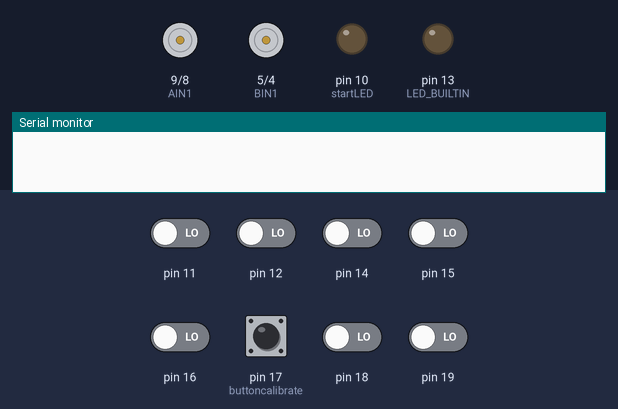
Bench run of a sketch on a simulated Arduino Uno, built with avr-gcc and run on an emulated ATmega328P. Parts: motor-driver pin pairs drawn as motors (green arrow = first pin HIGH = forward, orange = second pin HIGH = backward, longer = more drive, scaled by the enable pin), output pins drawn as LEDs (lit = HIGH), the last lines printed to the serial monitor. The inputs (shaded band) are chosen by the test bench; at power-on: pin 11, pin 12, pin 14–16, pin 17 (buttoncalibrate), pin 18, pin 19 LOW.

Above: at 1.3 s.
1.4 s: pin 17 (buttoncalibrate) pulled HIGH for 0.15 s
At 2.5 s:
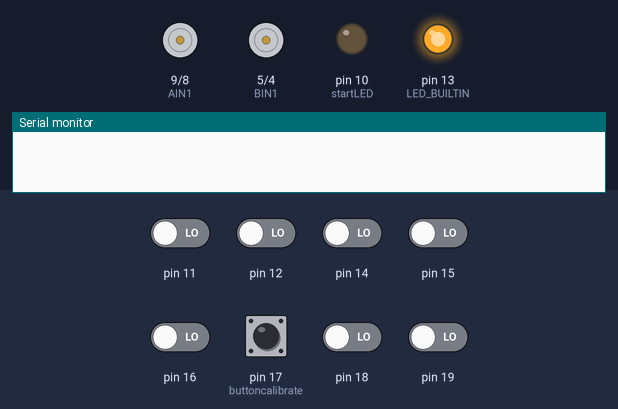
7.5 s: pin 17 (buttoncalibrate) pulled HIGH for 3.2 s
At 11.8 s:
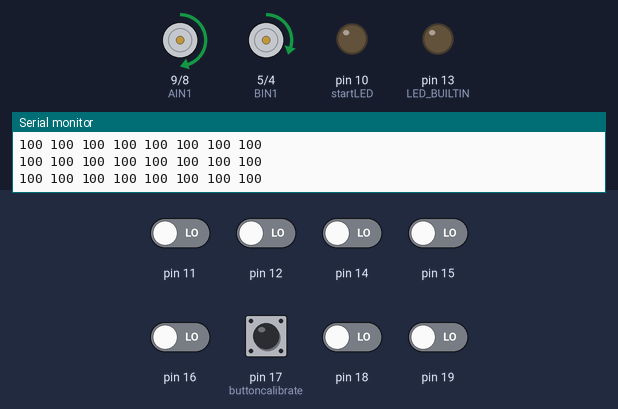
12.2 s: pin 11 driven HIGH
At 13.6 s:
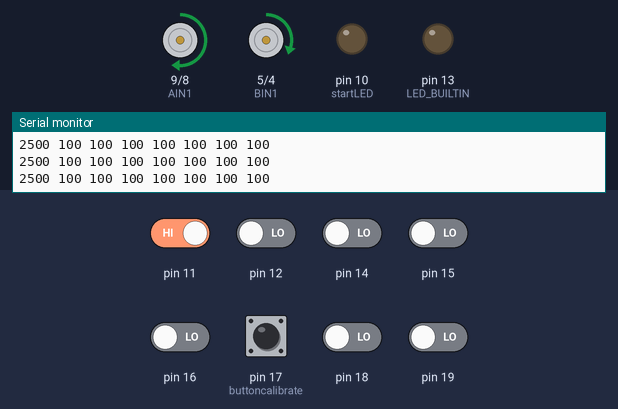
15.2 s: pin 14 driven HIGH
At 15.5 s:
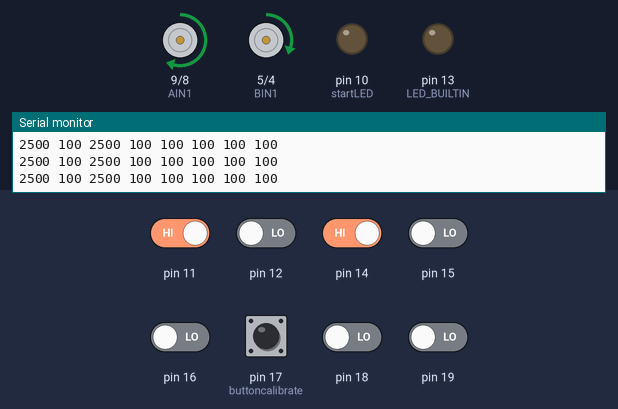
18.2 s: pin 12 driven HIGH
At 18.9 s:
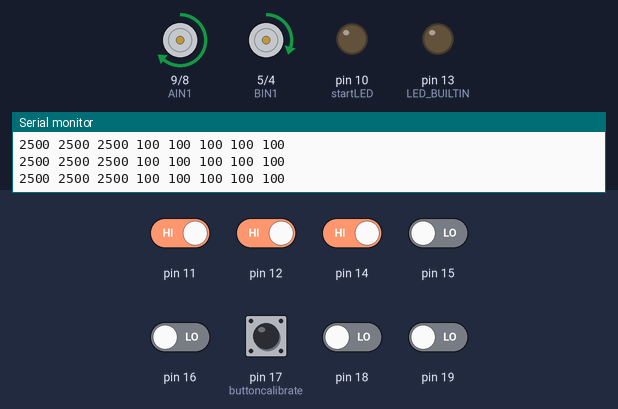
19.7 s: pin 15 driven HIGH
At 20.1 s:
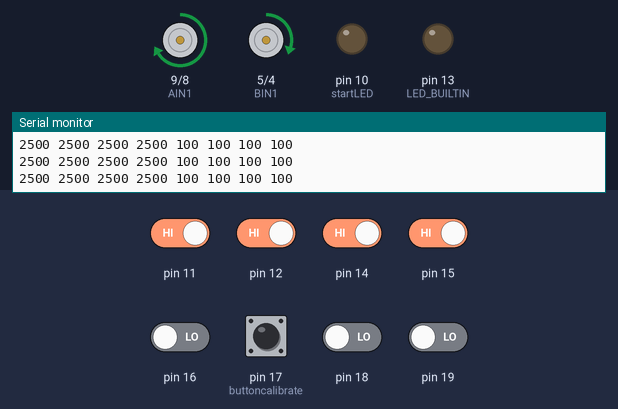
Timing chart, 0 to 22.7 s (numbered marks = the images above; inputs shaded):
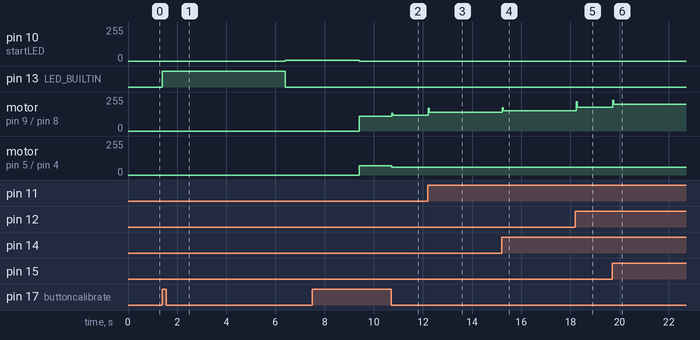

The sketch:

pid_for_white_line.ino
```cpp
#include <QTRSensors.h>

QTRSensors qtr;
const uint8_t SensorCount = 8;
uint16_t sensorValues[SensorCount];
const uint16_t threshold = 1250;
uint8_t binaryValues[SensorCount];   // Array to store '0' or '1' based on the threshold

float Kp = 0.04; // Set up the constants value 0.0575
float Ki = 0;
float Kd = 0.06;//0.1
int P;
int I;
int D;
int lastError = 0;
boolean onoff = true;

// Increasing the maxspeed can damage the motors - at a value of 255 the 6V motors will receive 7.4 V
const uint8_t maxspeeda = 140;//to make fast put 230
const uint8_t maxspeedb = 240;//to make fast put 230
const uint8_t basespeeda = 60;//to make fast put 230
const uint8_t basespeedb = 120;//to make fast put 230

// Set up the drive motor carrier pins for TB6612FNG
int PWMA = 6;
int AIN1 = 9;
int AIN2 = 8;
int PWMB = 3;
int BIN1 = 5;
int BIN2 = 4;
int startLED = 10;

// Set up the buttons pins
int buttoncalibrate = 17; // Pin A3
int buttonstart = 2;

void setup() {
  Serial.begin(9600);
  qtr.setTypeRC();
  // Set up the sensor array pins
  qtr.setSensorPins((const uint8_t[]){11, 12, 14, 15, 16, 17, 18, 19}, SensorCount);
  qtr.setEmitterPin(7); // LEDON PIN

  pinMode(AIN1, OUTPUT);
  pinMode(AIN2, OUTPUT);
  pinMode(PWMA, OUTPUT);
  pinMode(BIN1, OUTPUT);
  pinMode(BIN2, OUTPUT);
  pinMode(PWMB, OUTPUT);
  pinMode(startLED, OUTPUT);

  delay(500);
  pinMode(LED_BUILTIN, OUTPUT);

  boolean Ok = false;
  while (Ok == false) { // The loop won't start until the robot is calibrated
    if(digitalRead(buttoncalibrate) == HIGH) {
      calibration(); // Calibrate the robot for 10 seconds
      Ok = true;
    }
  }
  forward_brake(0, 0);
}

void calibration() {
  digitalWrite(LED_BUILTIN, HIGH);
  for (uint16_t i = 0; i < 200; i++) {
    qtr.calibrate();
  }
  digitalWrite(LED_BUILTIN, LOW);
  analogWrite(startLED,5);
  delay(3000);
  analogWrite(startLED,0);
}

void loop() {
  unsigned int sensors[8];
  uint16_t position = qtr.readLineWhite(sensorValues);
  int error = position - 3500;
  /*Serial.print(position);
  Serial.print("  ");
  Serial.print(error);
  Serial.println();*/

  int motorSpeed = Kp * error + Kd * (error - lastError);
  lastError = error;

  int motorspeeda = basespeeda - motorSpeed;
  int motorspeedb = basespeedb + motorSpeed;
  /*Serial.print(" a:");
  Serial.print(motorspeeda);
  Serial.print(" b:");
  Serial.print(motorspeedb);
  Serial.println();*/

  if (motorspeeda > maxspeeda) motorspeeda = maxspeeda; // prevent the motor from going beyond max speed
  if (motorspeedb > maxspeedb) motorspeedb = maxspeedb; // prevent the motor from going beyond max speed
  if (motorspeeda < 60) motorspeeda = 60; // keep the motor speed positive
  if (motorspeedb < 60) motorspeedb = 60; // keep the motor speed positive

  forward_brake(motorspeedb, motorspeeda);
  printSensorValues(); // Print sensor values regardless of the robot's state

}

void forward_brake(int posb, int posa) {
  // Set the appropriate values for AIN1, AIN2, BIN1, BIN2 to control motor direction
  digitalWrite(AIN1, HIGH);
  digitalWrite(AIN2, LOW);
  analogWrite(PWMA, posb);

  digitalWrite(BIN1, HIGH);
  digitalWrite(BIN2, LOW);
  analogWrite(PWMB, posa);

  /*Serial.print(" a:");
  Serial.print(posa);
  Serial.print(" b:");
  Serial.print(posb);
  Serial.println();*/
}

/*void PID_control() {
  uint16_t position = qtr.readLineWhite(sensorValues);
  int error = 3500 - position;
  Serial.println(position);
  P = error;

  I = I + error;
  D = error - lastError;
  lastError = error;
  int motorspeed = P * Kp + I * Ki + D * Kd;

  int motorspeeda = basespeeda + motorspeed;
  int motorspeedb = basespeedb - motorspeed;

  if (motorspeeda > maxspeeda) {
    motorspeeda = maxspeeda;
  }

  if (motorspeeda < 0) {
    motorspeeda = 0;
  }
  if (motorspeedb < 0) {
    motorspeedb = 0;
  }
  forward_brake(motorspeeda, motorspeedb);
}*/

void printSensorValues() {
  // Read sensor values into the array
  qtr.read(sensorValues);

  // Print each sensor value
  for (uint8_t i = 0; i < SensorCount; i++) {
  Serial.print(sensorValues[i]);
  Serial.print(' ');
}
Serial.println();
}
```

Measured:
- after the input at 1.4 s, pin 10 (startLED): 0/255 → 5/255 after 5.0 s; pin 13 (LED_BUILTIN): LOW → HIGH at once, → LOW 5.0 s later
- after the input at 7.5 s, motor on pin 9 (AIN1) / pin 8 (AIN2): stopped → forward 112/255 after 1.9 s, → forward 120/255 1.3 s later; motor on pin 5 (BIN1) / pin 4 (BIN2): stopped → forward 68/255 after 1.9 s, → forward 60/255 1.3 s later
- after the input at 12.2 s, motor on pin 9 (AIN1) / pin 8 (AIN2): forward 120/255 → forward 140/255 at once
- after the input at 15.2 s, motor on pin 9 (AIN1) / pin 8 (AIN2): forward 140/255 → forward 153/255 at once
- after the input at 18.2 s, motor on pin 9 (AIN1) / pin 8 (AIN2): forward 153/255 → forward 180/255 at once
- after the input at 19.7 s, motor on pin 9 (AIN1) / pin 8 (AIN2): forward 180/255 → forward 200/255 at once
